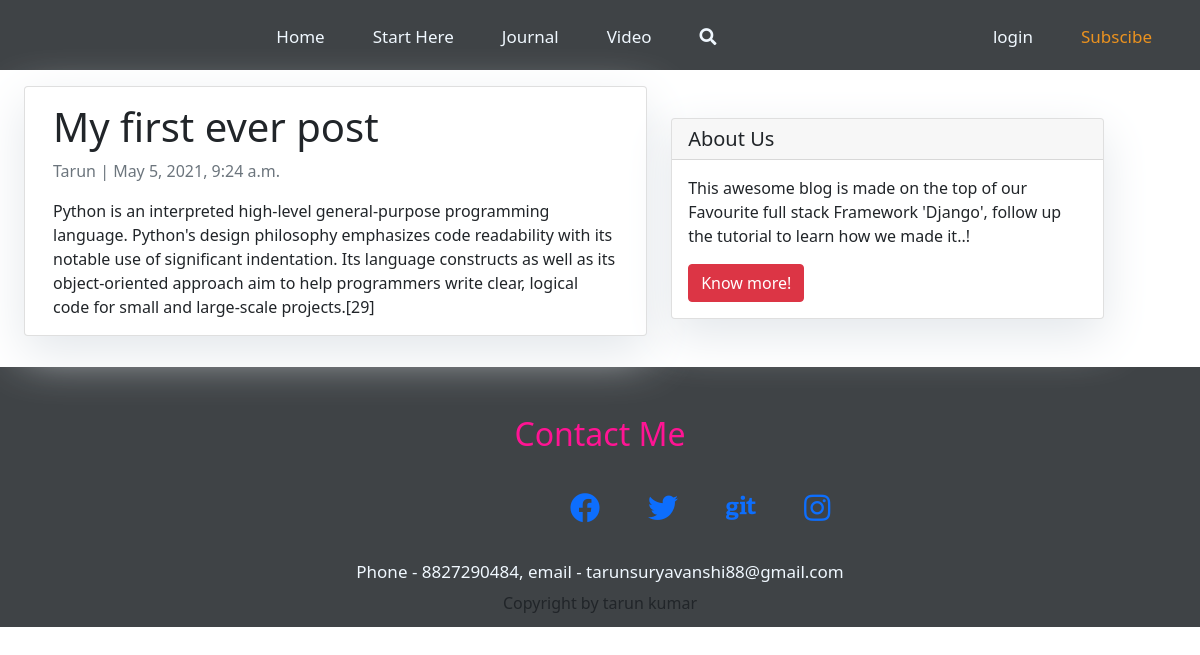
The page /my-first-ever-post/ on the database its author committed.
### home/models.py (models this page shows, shortened)
class Post(models.Model):
    title = models.CharField( max_length=250,unique=True)
    slug = models.SlugField(max_length=200,unique=True)
    author = models.ForeignKey(User,on_delete = models.CASCADE, related_name='blog_posts')
    update_on = models.DateTimeField( auto_now=True)
    content = models.TextField()
    created_on = models.DateTimeField(auto_now_add=True)
    status = models.IntegerField(choices=STATUS,default=0)
    class Meta:
        ordering = ['-created_on']

### home/views.py (the view)
# urls.py: path('<slug:slug>/',views.PostDetails.as_view(),name='post_detail'),
class PostDetails(generic.DetailView):
    model = Post
    template_name = 'post_detail.html'

### templates/post_detail.html (shortened to what this page needs)
{% extends 'base.html' %} {% block content %}
<div style="display: flex;">
    <div class="container ">
        <div class="row">
            <div class="m-4 card mb-4  mt-3 left  top">
                <div class="card-body">
                    <h1>{% block title %} {{ object.title }} {% endblock title %}</h1>
                    <p class=" text-muted">{{ post.author }} | {{ post.created_on }}</p>
                    <p class="card-text ">{{ object.content | safe }}</p>
                </div>
            </div>
        </div>
    </div>
    <section class="">
        <div class=" ">
            <div class="card my-4 mt-3 w-75 m-lg-5 ">
                <h5 class="card-header">About Us</h5>
                <div class="card-body">
                    <p class="card-text"> This awesome blog is made on the top of our Favourite full stack Framework 'Django', follow up the tutorial to learn how we made it..!</p>
                    <a href="https://djangocentral.com/building-a-blog-application-with-django" class="btn btn-danger">Know more!</a>
                </div>
            </div>
        </div>
    </section>
</div>
{% endblock content %}

### templates/post_detail.html (style rules this page uses)
.card { box-shadow: 0 16px 48px #E3E7EB; }

### rows shown on the page
Post: title "My first ever post", author "Tarun", created_on "May 5, 2021, 9:24 a.m.", content "Python is an interpreted high-level general-purpose programming language. Python's design philosophy emphasizes code readability with its notable use of significant indentation. Its language constructs as well as its object-oriented approach aim to help programmers write clear, logical code for small and large-scale projects.[29]"
